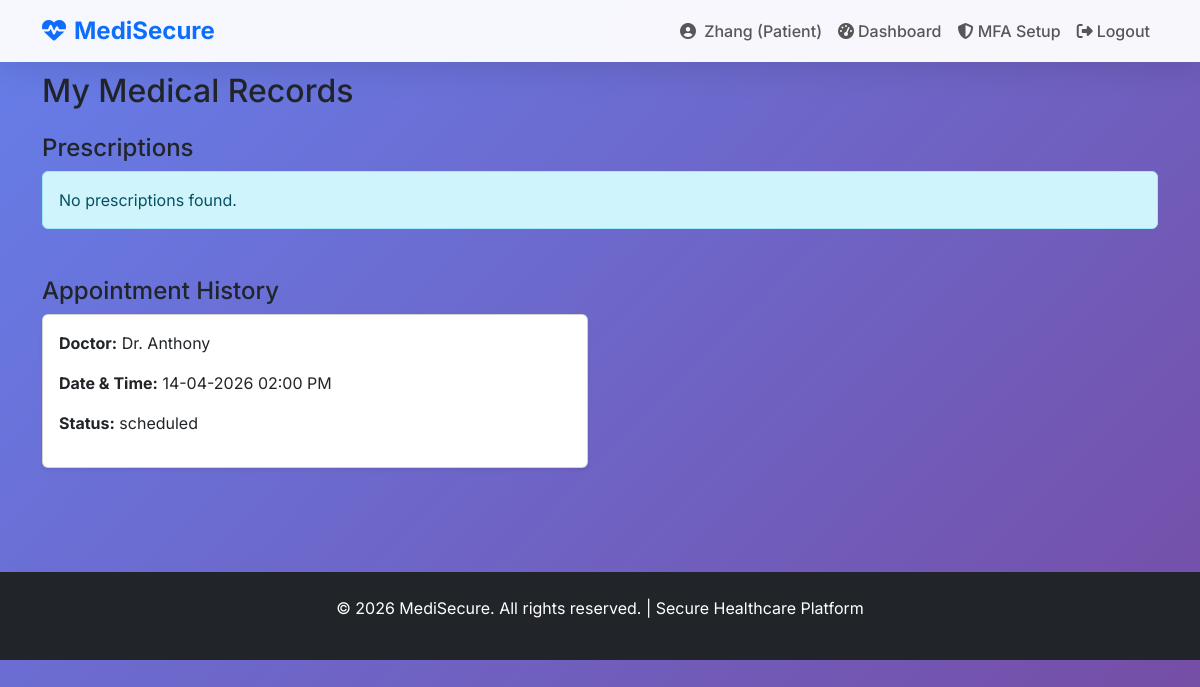
Page /patient/medical-records (signed in) on the earlier database version.
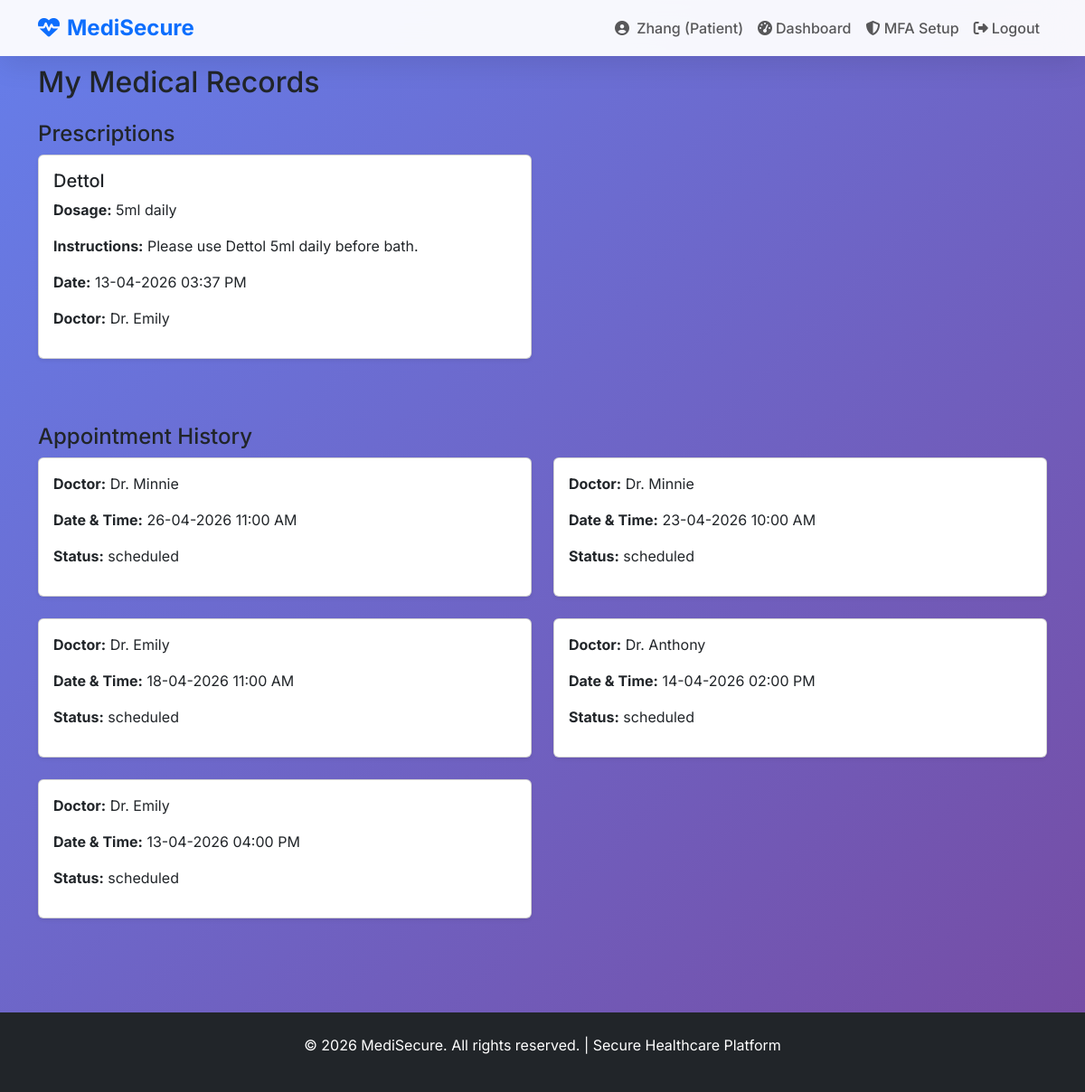
Same page on the later database version.
### app.py (models this page shows, shortened)
class Appointment(db.Model):
    id = db.Column(db.Integer, primary_key=True)
    patient_name = db.Column(db.String(100), nullable=False)
    patient_email = db.Column(db.String(120), nullable=False)
    doctor_id = db.Column(db.Integer, db.ForeignKey('user.id'))
    doctor = db.relationship('User', backref='doctor_appointments')
    date_time = db.Column(db.DateTime, nullable=False)
    status = db.Column(db.String(20), default='scheduled')

class User(UserMixin, db.Model):
    id = db.Column(db.Integer, primary_key=True)
    full_name = db.Column(db.String(100), nullable=False)
    email = db.Column(db.String(120), unique=True, nullable=False)
    password_hash = db.Column(db.String(255), nullable=False)
    mfa_secret = db.Column(db.String(32), nullable=True)
    mfa_enabled = db.Column(db.Boolean, default=False)
    role = db.Column(db.String(20), default='patient')  # 'admin', 'doctor', 'patient'
    specialty = db.Column(db.String(50), nullable=True)

class Prescription(db.Model):
    id = db.Column(db.Integer, primary_key=True)
    patient_name = db.Column(db.String(100), nullable=False)
    patient_email = db.Column(db.String(120), nullable=False)
    doctor_id = db.Column(db.Integer, db.ForeignKey('user.id'))
    doctor = db.relationship('User', backref='prescriptions')
    medication = db.Column(db.String(200), nullable=False)
    dosage = db.Column(db.String(100), nullable=False)
    instructions = db.Column(db.Text)
    date_prescribed = db.Column(db.DateTime, default=datetime.utcnow)

### app.py (the view)
@app.route('/patient/medical-records')
@login_required
def patient_medical_records():
    if current_user.role != 'patient':
        flash('Patient access only!', 'danger')
        return redirect(url_for('home'))
    prescriptions = Prescription.query.filter_by(
        patient_email=current_user.email
    ).order_by(Prescription.date_prescribed.desc()).all()
    appointments = Appointment.query.filter_by(
        patient_email=current_user.email
    ).order_by(Appointment.date_time.desc()).all()
    return render_template(
        'patient_medical_records.html',
        prescriptions=prescriptions,
        appointments=appointments
    )

### app.py (called while the page is built)
@login_manager.user_loader
@login_manager.user_loader
def load_user(user_id):
    return User.query.get(int(user_id))

### templates/patient_medical_records.html (shortened to what this page needs)
{% extends "base.html" %}
{% block content %}
<div class="container mt-4">
    <h2 class="mb-4">My Medical Records</h2>
    <h4>Prescriptions</h4>
    {% if prescriptions %}
        <div class="row">
            {% for p in prescriptions %}
            <div class="col-md-6 mb-4">
                <div class="card shadow-sm">
                    <div class="card-body">
                        <h5 class="card-title">{{ p.medication }}</h5>
                        <p><strong>Dosage:</strong> {{ p.dosage }}</p>
                        <p><strong>Instructions:</strong> {{ p.instructions or 'No instructions' }}</p>
                        <p><strong>Date:</strong> {{ p.date_prescribed.strftime('%d-%m-%Y %I:%M %p') }}</p>
                        <p><strong>Doctor:</strong> Dr. {{ p.doctor.full_name }}</p>
                    </div>
                </div>
            </div>
            {% endfor %}
        </div>
    {% else %}
        <div class="alert alert-info">No prescriptions found.</div>
    {% endif %}
    <h4 class="mt-5">Appointment History</h4>
    {% if appointments %}
        <div class="row">
            {% for a in appointments %}
            <div class="col-md-6 mb-4">
                <div class="card shadow-sm">
                    <div class="card-body">
                        <p><strong>Doctor:</strong> Dr. {{ a.doctor.full_name }}</p>
                        <p><strong>Date & Time:</strong> {{ a.date_time.strftime('%d-%m-%Y %I:%M %p') }}</p>
                        <p><strong>Status:</strong> {{ a.status }}</p>
                    </div>
                </div>
            </div>
            {% endfor %}
        </div>
    {% else %}
        <div class="alert alert-info">No appointment history found.</div>
    {% endif %}
</div>
{% endblock %}

Differences in the rows shown:
added Prescription: medication "Dettol", dosage "5ml daily", instructions "Please use Dettol 5ml daily before bath.", date_prescribed "13-04-2026 03:37 PM", doctor.full_name "Emily"
added Appointment: doctor.full_name "Minnie", date_time "26-04-2026 11:00 AM", status "scheduled"
added Appointment: doctor.full_name "Minnie", date_time "23-04-2026 10:00 AM", status "scheduled"
added Appointment: doctor.full_name "Emily", date_time "18-04-2026 11:00 AM", status "scheduled"
added Appointment: doctor.full_name "Emily", date_time "13-04-2026 04:00 PM", status "scheduled"
Other differences:
text no longer shown: "No prescriptions found."
